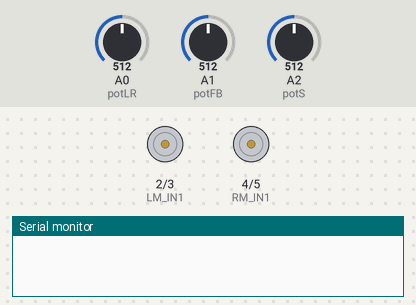
The sketch below on a simulated Arduino Uno, built with avr-gcc and run on an emulated ATmega328P. Shown: motor-driver pin pairs drawn as motors (green arrow = first pin HIGH = forward, orange = second pin HIGH = backward, longer = more drive, scaled by the enable pin), the last lines printed to the serial monitor. Inputs (shaded band) come from the test bench; at power-on: A0 (potLR) = 512, A1 (potFB) = 512, A2 (potS) = 512.

Above: at 1.2 s.
1.3 s: A0 (potLR) set to 549
2.8 s: A0 (potLR) set to 572
At 3.9 s:
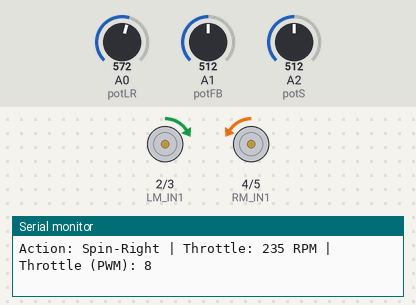
4.3 s: A1 (potFB) set to 551
5.8 s: A1 (potFB) set to 574
At 6.3 s:
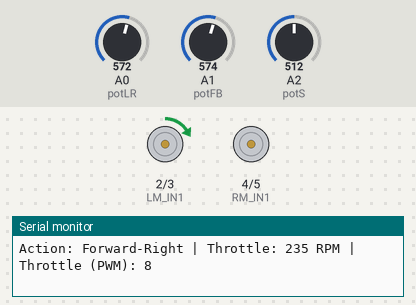
7.3 s: A2 (potS) set to 585
At 8.1 s:
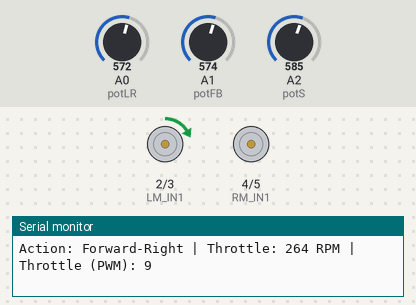
8.8 s: A2 (potS) set to 618
At 9.9 s:
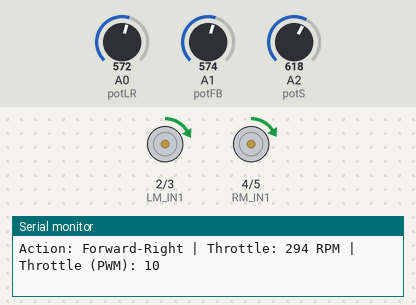
Timing chart, 0 to 11.3 s (numbered marks = the images above; inputs shaded):
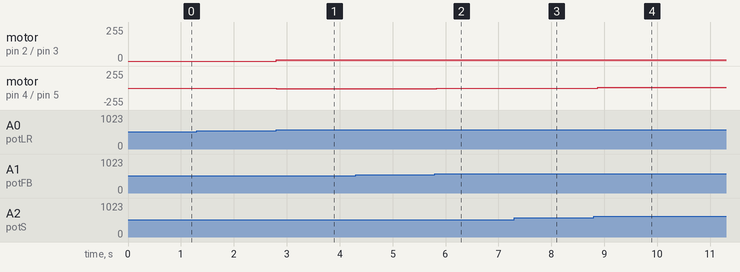

The sketch:

robot_control.ino
```cpp
// --- Motors Pins ---
const int LM_IN1 = 2;
const int LM_IN2 = 3;
const int LM_EN  = 9;
const int RM_IN1 = 4;
const int RM_IN2 = 5;
const int RM_EN  = 10;

// --- Analog Input Pins (Potentiometers) ---
const int potLR = A0;   // Controls turning direction (Left/Right)
const int potFB = A1;   // Controls movement direction (Forward/Backward)
const int potS = A2;  // Controls speed magnitude (Throttle)

// --- Control Constants ---
const int ADC_CENTER = 512;
const int DEAD_ZONE = 50;
const int TURN_SPEED_RATIO = 10;

// --- Motor Specs ---
const int NL_RPM = 7500;       // No-load max RPM
const int MAX_RPM = 500;       // Maximum RPM
const int MAX_PWM = 255;       // Maximum PWM value

const int PWM_CAP = ( (long)MAX_PWM * MAX_RPM ) / NL_RPM;

void setup() {
  Serial.begin(115200);
  pinMode(LM_IN1, OUTPUT);
  pinMode(LM_IN2, OUTPUT);
  pinMode(LM_EN, OUTPUT);
  pinMode(RM_IN1, OUTPUT);
  pinMode(RM_IN2, OUTPUT);
  pinMode(RM_EN, OUTPUT);
}

void setMotor(int speed, int in1, int in2, int en) {
  int absSpeed = abs(speed);

  if (speed > 0) {
    digitalWrite(in1, HIGH);
    digitalWrite(in2, LOW);
  } else if (speed < 0) {
    digitalWrite(in1, LOW);
    digitalWrite(in2, HIGH);
  } else {
    digitalWrite(in1, LOW);
    digitalWrite(in2, LOW);
  }
  analogWrite(en, absSpeed);
}

void loop() {
  int rawLR = analogRead(potLR);
  int rawFB = analogRead(potFB);
  int rawS = analogRead(potS);

  int throttle = map(rawS, 0, 1023, 0, PWM_CAP);

  // Determine Direction/Steering States ( -1=Backward, 0=Stop, 1=Forward | -1=Left, 0=Straight, 1=Right )
  int moveState = rawFB - ADC_CENTER;
  int direction = 0;
  if (moveState > DEAD_ZONE) {
    direction = 1;
  } else if (moveState < -DEAD_ZONE) {
    direction = -1;
  }

  int turnState = rawLR - ADC_CENTER;
  int steering = 0;
  if (turnState > DEAD_ZONE) {
    steering = 1;
  } else if (turnState < -DEAD_ZONE) {
    steering = -1;
  }

  int leftSpeed = 0;
  int rightSpeed = 0;

  const int fullSpeed = throttle;

  // Speed for the slower motor during a turn
  const int slowSpeed = (fullSpeed * TURN_SPEED_RATIO) / 100;

  // Combined state integer: Forward-Straight = 10 , Forward-Right = 11, Forward-Left = 9, Backward-Straight = -10, Backward-Right = -9, Backward-Left = -11, Spin-Right = 1, Spin-Left = -1
  int combined_state = direction * 10 + steering;

  switch (combined_state) {
      // --- FORWARD MOVEMENT ---
      case 10:
          leftSpeed = fullSpeed; rightSpeed = fullSpeed;
          break;
      case 11:
          leftSpeed = fullSpeed; rightSpeed = slowSpeed;
          break;
      case 9:
          leftSpeed = slowSpeed; rightSpeed = fullSpeed;
          break;

      // --- BACKWARD MOVEMENT ---
      case -10:
          leftSpeed = -fullSpeed; rightSpeed = -fullSpeed;
          break;
      case -9:
          leftSpeed = -fullSpeed; rightSpeed = -slowSpeed;
          break;
      case -11:
          leftSpeed = -slowSpeed; rightSpeed = -fullSpeed;
          break;

      // --- SPIN MOVEMENT ---
      case 1:
          leftSpeed = fullSpeed; rightSpeed = -fullSpeed;
          break;
      case -1:
          leftSpeed = -fullSpeed; rightSpeed = fullSpeed;
          break;
      // --- IDLE MOVEMENT ---
      case 0:
      default:
          leftSpeed = 0; rightSpeed = 0;
          break;
  }

  setMotor(leftSpeed, LM_IN1, LM_IN2, LM_EN);
  setMotor(rightSpeed, RM_IN1, RM_IN2, RM_EN);

  const char* action_desc = "Idle";
  int throttle_rpm = map(throttle, 0, PWM_CAP, 0, MAX_RPM); // Estimated RPM

  if (combined_state != 0 && throttle > 0) {
    switch (combined_state) {
      case 10:  action_desc = "Forward-Straight"; break;
      case 11:  action_desc = "Forward-Right"; break;
      case 9:   action_desc = "Forward-Left"; break;
      case -10: action_desc = "Backward-Straight"; break;
      case -9:  action_desc = "Backward-Left"; break;
      case -11: action_desc = "Backward-Right"; break;
      case 1:   action_desc = "Spin-Right"; break;
      case -1:  action_desc = "Spin-Left"; break;
      default:  action_desc = "idle"; break;
  }
  Serial.print("Action: "); Serial.print(action_desc);
  Serial.print(" | Throttle: "); Serial.print(throttle_rpm); Serial.print(" RPM");
  Serial.print(" | Throttle (PWM): "); Serial.println(throttle);


  delay(100);
}
}
```

Measured:
- after the input at 1.3 s, every drawn part: stays the same
- after the input at 2.8 s, motor on pin 2 (LM_IN1) / pin 3 (LM_IN2): stopped → forward 8/255 at once; motor on pin 4 (RM_IN1) / pin 5 (RM_IN2): stopped → backward 8/255 at once
- after the input at 5.8 s, motor on pin 4 (RM_IN1) / pin 5 (RM_IN2): backward 8/255 → stopped at once
- after the input at 7.3 s, motor on pin 2 (LM_IN1) / pin 3 (LM_IN2): forward 8/255 → forward 9/255 after 0.06 s
- after the input at 8.8 s, motor on pin 2 (LM_IN1) / pin 3 (LM_IN2): forward 9/255 → forward 10/255 after 0.07 s; motor on pin 4 (RM_IN1) / pin 5 (RM_IN2): stopped → forward 8/255 after 0.07 s
